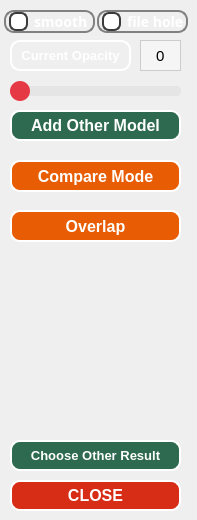
     <widget class="QWidget" name="page_3d">
      <widget class="QPushButton" name="btn_close_vtk">
       <property name="geometry">
        <rect>
         <x>10</x>
         <y>480</y>
         <width>171</width>
         <height>31</height>
        </rect>
       </property>
       <property name="font">
        <font>
         <family>Arial</family>
         <pointsize>12</pointsize>
         <weight>99</weight>
         <bold>true</bold>
        </font>
       </property>
       <property name="styleSheet">
        <string notr="true">QPushButton {
    background-color: #d72c15;  
    border-style: outset;
    border-width: 2px;
    border-radius: 10px;
    font-weight: 900;  
    color: white;
    padding: 3px;
}

QPushButton:hover {
    background-color: #AA0000;  
}

QPushButton:pressed {
    background-color: #880000;  
}</string>
       </property>
       <property name="text">
        <string>CLOSE</string>
       </property>
      </widget>
      <widget class="QPushButton" name="btn_exchange_model">
       <property name="geometry">
        <rect>
         <x>10</x>
         <y>440</y>
         <width>171</width>
         <height>31</height>
        </rect>
       </property>
       <property name="font">
        <font>
         <family>Arial</family>
         <pointsize>10</pointsize>
         <weight>99</weight>
         <bold>true</bold>
        </font>
       </property>
       <property name="styleSheet">
        <string notr="true">/* 按鈕基本形式 */
QPushButton {
    background-color: #2d6a4f;  /* 設置背景顏色 */
    border-style: outset;  /* 設置邊框形式：外邊框 */
    border-width: 2px;  /* 設置邊框粗度 */
    border-radius: 10px;  /* 設置邊框圓滑程度 */
    border-color: white;  /* 設置邊框顏色 */
    font-weight: 900;  /* 設置文字粗體 */
    color: white;   /* 設置文字顏色 */
}
/* 按鈕被選取時形式 */
QPushButton:hover { 
    background-color: #1b4332;  
    color: white;  

}
/* 按鈕被點下後形式 */
QPushButton:pressed {
    background-color: #000000;  
}
QPushButton:disabled {
    /* 添加你想要的样式属性 */
    color: #999999; /* 灰色文字颜色 */
    background-color: #CCCCCC; /* 灰色背景颜色 */
    /* 其他样式属性 */
}</string>
       </property>
       <property name="text">
        <string>Choose Other Result</string>
       </property>
      </widget>
      <widget class="QPushButton" name="btn_add_model">
       <property name="geometry">
        <rect>
         <x>10</x>
         <y>160</y>
         <width>171</width>
         <height>32</height>
        </rect>
       </property>
       <property name="font">
        <font>
         <family>Arial</family>
         <pointsize>12</pointsize>
         <weight>99</weight>
         <bold>true</bold>
        </font>
       </property>
       <property name="styleSheet">
        <string notr="true">/* 按鈕基本形式 */
QPushButton {
    background-color: #e85d04;  /* 設置背景顏色 */
    border-style: outset;  /* 設置邊框形式：外邊框 */
    border-width: 2px;  /* 設置邊框粗度 */
    border-radius: 10px;  /* 設置邊框圓滑程度 */
    border-color: white;  /* 設置邊框顏色 */
    font-weight: 900;  /* 設置文字粗體 */
    color: white;   /* 設置文字顏色 */
}
/* 按鈕被選取時形式 */
QPushButton:hover { 
    background-color: #ffba08;  
    color: white;  

}
/* 按鈕被點下後形式 */
QPushButton:pressed {
    background-color: #000000;  
}
QPushButton:disabled {
    /* 添加你想要的样式属性 */
    color: #999999; /* 灰色文字颜色 */
    background-color: #CCCCCC; /* 灰色背景颜色 */
    /* 其他样式属性 */
}</string>
       </property>
       <property name="text">
        <string>Compare Mode</string>
       </property>
      </widget>
      <widget class="QPushButton" name="btn_overlap">
       <property name="enabled">
        <bool>true</bool>
       </property>
       <property name="geometry">
        <rect>
         <x>10</x>
         <y>210</y>
         <width>171</width>
         <height>32</height>
        </rect>
       </property>
       <property name="font">
        <font>
         <family>Arial</family>
         <pointsize>12</pointsize>
         <weight>99</weight>
         <bold>true</bold>
        </font>
       </property>
       <property name="styleSheet">
        <string notr="true">/* 按鈕基本形式 */
QPushButton {
    background-color: #e85d04;  /* 設置背景顏色 */
    border-style: outset;  /* 設置邊框形式：外邊框 */
    border-width: 2px;  /* 設置邊框粗度 */
    border-radius: 10px;  /* 設置邊框圓滑程度 */
    border-color: white;  /* 設置邊框顏色 */
    font-weight: 900;  /* 設置文字粗體 */
    color: white;   /* 設置文字顏色 */
}
/* 按鈕被選取時形式 */
QPushButton:hover { 
    background-color: #ffba08;  
    color: white;  

}
/* 按鈕被點下後形式 */
QPushButton:pressed {
    background-color: #000000;  
}
QPushButton:disabled {
    /* 添加你想要的样式属性 */
    color: #999999; /* 灰色文字颜色 */
    background-color: #CCCCCC; /* 灰色背景颜色 */
    /* 其他样式属性 */
}</string>
       </property>
       <property name="text">
        <string>Overlap</string>
       </property>
      </widget>
      <widget class="QPushButton" name="btn_new_model">
       <property name="geometry">
        <rect>
         <x>10</x>
         <y>110</y>
         <width>171</width>
         <height>31</height>
        </rect>
       </property>
       <property name="font">
        <font>
         <family>Arial</family>
         <pointsize>12</pointsize>
         <weight>99</weight>
         <bold>true</bold>
        </font>
       </property>
       <property name="styleSheet">
        <string notr="true">/* 按鈕基本形式 */
QPushButton {
    background-color: #2d6a4f;  /* 設置背景顏色 */
    border-style: outset;  /* 設置邊框形式：外邊框 */
    border-width: 2px;  /* 設置邊框粗度 */
    border-radius: 10px;  /* 設置邊框圓滑程度 */
    border-color: white;  /* 設置邊框顏色 */
    font-weight: 900;  /* 設置文字粗體 */
    color: white;   /* 設置文字顏色 */
}
/* 按鈕被選取時形式 */
QPushButton:hover { 
    background-color: #1b4332;  
    color: white;  

}
/* 按鈕被點下後形式 */
QPushButton:pressed {
    background-color: #000000;  
}
QPushButton:disabled {
    /* 添加你想要的样式属性 */
    color: #999999; /* 灰色文字颜色 */
    background-color: #CCCCCC; /* 灰色背景颜色 */
    /* 其他样式属性 */
}</string>
       </property>
       <property name="text">
        <string>Add Other Model</string>
       </property>
      </widget>
      <widget class="QSlider" name="horizontalSlider_opacity_level">
       <property name="enabled">
        <bool>true</bool>
       </property>
       <property name="geometry">
        <rect>
         <x>10</x>
         <y>80</y>
         <width>171</width>
         <height>22</height>
        </rect>
       </property>
       <property name="styleSheet">
        <string notr="true">/*橫向滑軌，設定無邊框、背景色、高度和圓角*/
QSlider::groove:horizontal {
    border: none;
    background: #ddd;
    height: 10px;
    border-radius: 5px;
}

/*橫向滑塊，設定背景色、無邊框、高度、寬度、位移和圓角*/
QSlider::handle:horizontal {
    background: #e63946;
    border: none;
    height: 20px;
    width: 20px;
    margin: -5px 0;
    border-radius: 10px;
}

/*橫向滑塊滑鼠懸停時，設定背景色*/
QSlider::handle:horizontal:hover {
    background: #e76f51;
}

/*橫向滑軌前景，設定背景色和圓角*/
QSlider::add-page:horizontal {
    background: #e5e5e5;
    border: none;
    height: 10px;
    border-radius: 5px;
}

/*橫向滑軌背景，設定背景色和圓角*/
QSlider::sub-page:horizontal {
    background: #ffb4a2;
    border: none;
    height: 10px;
    border-radius: 5px;
}</string>
       </property>
       <property name="minimum">
        <number>1</number>
       </property>
       <property name="maximum">
        <number>100</number>
       </property>
       <property name="orientation">
        <enum>Qt::Horizontal</enum>
       </property>
      </widget>
      <widget class="QLabel" name="current_slice_2">
       <property name="geometry">
        <rect>
         <x>10</x>
         <y>40</y>
         <width>121</width>
         <height>31</height>
        </rect>
       </property>
       <property name="font">
        <font>
         <family>Arial</family>
         <pointsize>10</pointsize>
         <weight>75</weight>
         <bold>true</bold>
        </font>
       </property>
       <property name="styleSheet">
        <string notr="true">color: white;
border: 2px solid white;
border-radius: 10px;  /* 設置邊框圓滑程度 */
text-align: center; /* 水平居中 */</string>
       </property>
       <property name="text">
        <string>Current Opacity</string>
       </property>
       <property name="alignment">
        <set>Qt::AlignCenter</set>
       </property>
      </widget>
      <widget class="QLineEdit" name="opacity_level">
       <property name="geometry">
        <rect>
         <x>140</x>
         <y>40</y>
         <width>41</width>
         <height>31</height>
        </rect>
       </property>
       <property name="minimumSize">
        <size>
         <width>20</width>
         <height>0</height>
        </size>
       </property>
       <property name="font">
        <font>
         <family>Arial</family>
         <pointsize>-1</pointsize>
        </font>
       </property>
       <property name="styleSheet">
        <string notr="true">QLineEdit {
    text-align: center;
    font-family: &quot;Arial&quot;;
    font-size: 15px;
	text-align: center; /* 水平居中 */
    color: black;
    background-color: rgba(255, 255, 255, 0.35);
    border: 1px solid #ccc;
    padding: 5px;
}

QLineEdit::focus {
    border: 1px solid #0078d7;
    outline: none;
}</string>
       </property>
       <property name="text">
        <string>0</string>
       </property>
       <property name="alignment">
        <set>Qt::AlignCenter</set>
       </property>
      </widget>
      <widget class="QCheckBox" name="checkBox_smooth">
       <property name="geometry">
        <rect>
         <x>4</x>
         <y>10</y>
         <width>91</width>
         <height>23</height>
        </rect>
       </property>
       <property name="styleSheet">
        <string notr="true">QCheckBox {
    border: 2px solid gray;
    border-radius: 10px;
    padding: 0px 0px 0px 3px;
    color: white;
    font-size: 14px;
    font-family: BiauKai;
    font-weight: bold;
}

QCheckBox::indicator {
    width: 15px;
    height: 15px;
    border-radius: 7px;
}

QCheckBox::indicator:unchecked {
    border: 2px solid #3b3b3b;
    background-color: #fff;
}

QCheckBox::indicator:checked {
    background-color: #da291c;
    border: 2px solid gray;
}

QCheckBox::indicator:checked:disabled {
    border: 2px solid #afafaf;
    background-color: #afafaf;
}

QCheckBox::indicator:unchecked:disabled {
    border: 2px solid #afafaf;
    background-color: #fff;
}</string>
       </property>
       <property name="text">
        <string>smooth</string>
       </property>
      </widget>
      <widget class="QCheckBox" name="checkBox_hole">
       <property name="geometry">
        <rect>
         <x>97</x>
         <y>10</y>
         <width>91</width>
         <height>23</height>
        </rect>
       </property>
       <property name="styleSheet">
        <string notr="true">QCheckBox {
    border: 2px solid gray;
    border-radius: 10px;
    padding: 0px 0px 0px 3px;
    color: white;
    font-size: 14px;
    font-family: BiauKai;
    font-weight: bold;
}

QCheckBox::indicator {
    width: 15px;
    height: 15px;
    border-radius: 7px;
}

QCheckBox::indicator:unchecked {
    border: 2px solid #3b3b3b;
    background-color: #fff;
}

QCheckBox::indicator:checked {
    background-color: #da291c;
    border: 2px solid gray;
}

QCheckBox::indicator:checked:disabled {
    border: 2px solid #afafaf;
    background-color: #afafaf;
}

QCheckBox::indicator:unchecked:disabled {
    border: 2px solid #afafaf;
    background-color: #fff;
}</string>
       </property>
       <property name="text">
        <string>file hole</string>
       </property>
      </widget>
     </widget>
